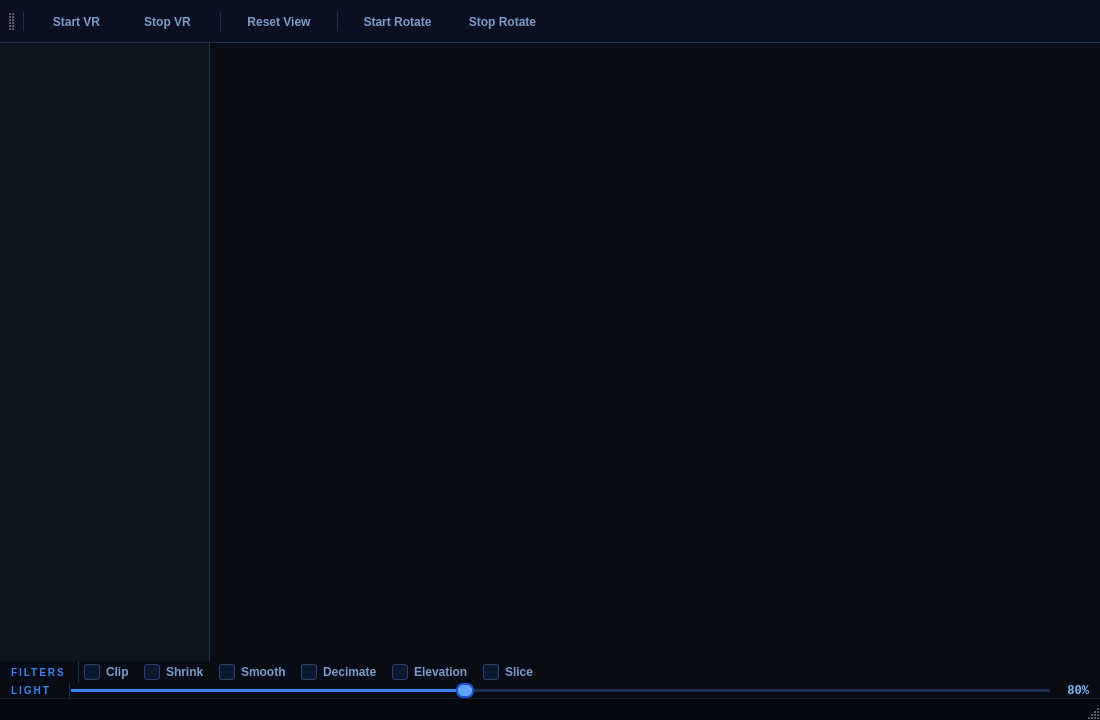
<?xml version="1.0" encoding="utf-8"?>
<ui version="4.0">
 <class>MainWindow</class>
 <widget class="QMainWindow" name="MainWindow">
  <property name="geometry">
   <rect>
    <x>0</x>
    <y>0</y>
    <width>1100</width>
    <height>720</height>
   </rect>
  </property>
  <property name="windowTitle">
   <string>EEEE2076 VR Viewer</string>
  </property>
  <property name="styleSheet">
   <string notr="true">
QMainWindow { background-color: #080c14; }
QWidget#centralwidget { background-color: #080c14; }
QTreeView {
    background-color: #0d1420; color: #c8d8f0;
    border: none; border-right: 1px solid #1e3050;
    font-family: Consolas, monospace; font-size: 12px;
    selection-background-color: #1a3a6e; selection-color: #7eb8f7;
    outline: none; padding: 4px 0px;
}
QTreeView::item { padding: 4px 6px; border-bottom: 1px solid #111c2e; min-height: 22px; }
QTreeView::item:hover { background-color: #132040; color: #a0c8ff; }
QTreeView::item:selected { background-color: #1a3a6e; color: #7eb8f7; border-left: 2px solid #3b82f6; }
QTreeView::branch { background-color: #0d1420; }
QVTKOpenGLNativeWidget { border: 1px solid #1e3050; }
QWidget#filterStrip { background-color: #0a1020; border-top: 1px solid #1e3050; border-bottom: 1px solid #1e3050; }
QWidget#lightStrip { background-color: #080e1a; border-bottom: 1px solid #141f30; }
QLabel { color: #4a6fa0; font-family: "Segoe UI", sans-serif; font-size: 11px; font-weight: 600; background: transparent; }
QLabel#labelFilters { color: #3b82f6; font-size: 10px; font-weight: 700; letter-spacing: 2px; padding: 0px 8px; min-width: 52px; }
QLabel#labelLight { color: #3b82f6; font-size: 10px; font-weight: 700; letter-spacing: 2px; padding: 0px 8px; min-width: 52px; }
QLabel#labelLightValue { color: #7eb8f7; font-family: Consolas, monospace; font-size: 12px; font-weight: 700; min-width: 42px; padding-right: 8px; }
QCheckBox { color: #7a9cc8; font-family: "Segoe UI", sans-serif; font-size: 12px; font-weight: 500; spacing: 6px; padding: 3px 10px 3px 4px; background: transparent; border: none; }
QCheckBox:hover { color: #a0c8ff; }
QCheckBox:checked { color: #60a5fa; font-weight: 600; }
QCheckBox::indicator { width: 14px; height: 14px; border: 1px solid #2a4070; border-radius: 3px; background-color: #0d1a2e; }
QCheckBox::indicator:hover { border-color: #3b82f6; background-color: #0f2040; }
QCheckBox::indicator:checked { background-color: #1d4ed8; border-color: #3b82f6; }
QSlider::groove:horizontal { height: 3px; background: #1a2e50; border-radius: 2px; margin: 0px 2px; }
QSlider::sub-page:horizontal { background: #3b82f6; border-radius: 2px; height: 3px; }
QSlider::add-page:horizontal { background: #1a2e50; border-radius: 2px; height: 3px; }
QSlider::handle:horizontal { background: #60a5fa; border: 2px solid #1d4ed8; width: 14px; height: 14px; margin: -6px 0px; border-radius: 7px; }
QSlider::handle:horizontal:hover { background: #93c5fd; border-color: #3b82f6; }
QToolBar { background-color: #0a1020; border-bottom: 1px solid #1e3050; spacing: 2px; padding: 4px 8px; }
QToolBar::separator { background: #1e3050; width: 1px; margin: 4px 6px; }
QToolButton { background: transparent; color: #7a9cc8; border: 1px solid transparent; border-radius: 5px; padding: 4px 12px; font-family: "Segoe UI", sans-serif; font-size: 12px; font-weight: 500; min-width: 60px; }
QToolButton:hover { background-color: #132040; border-color: #2a4878; color: #a0c8ff; }
QToolButton:pressed { background-color: #0f1a30; border-color: #3b82f6; color: #60a5fa; }
QStatusBar { background-color: #060a10; color: #3a5a8a; border-top: 1px solid #141f30; font-family: Consolas, monospace; font-size: 11px; padding: 2px 8px; }
QStatusBar::item { border: none; }
QScrollBar:vertical { background: #0a1020; width: 8px; border: none; }
QScrollBar::handle:vertical { background: #1e3050; border-radius: 4px; min-height: 24px; }
QScrollBar::handle:vertical:hover { background: #2a4878; }
QScrollBar::add-line:vertical, QScrollBar::sub-line:vertical { height: 0px; }
QScrollBar:horizontal { background: #0a1020; height: 8px; border: none; }
QScrollBar::handle:horizontal { background: #1e3050; border-radius: 4px; min-width: 24px; }
QScrollBar::handle:horizontal:hover { background: #2a4878; }
QScrollBar::add-line:horizontal, QScrollBar::sub-line:horizontal { width: 0px; }
QHeaderView { background-color: #0a1020; border: none; }
QHeaderView::section { background-color: #0a1020; color: #3b82f6; font-family: "Segoe UI", sans-serif; font-size: 10px; font-weight: 700; letter-spacing: 1.5px; padding: 5px 8px; border: none; border-bottom: 1px solid #1e3050; border-right: 1px solid #111c2e; }
QMenu { background-color: #0d1a2e; color: #c8d8f0; border: 1px solid #1e3050; border-radius: 6px; padding: 4px; font-family: "Segoe UI", sans-serif; font-size: 12px; }
QMenu::item { padding: 6px 18px 6px 10px; border-radius: 4px; }
QMenu::item:selected { background-color: #1a3a6e; color: #7eb8f7; }
QMenu::separator { height: 1px; background: #1e3050; margin: 3px 0px; }
   </string>
  </property>
  <widget class="QWidget" name="centralwidget">
   <layout class="QVBoxLayout" name="verticalLayout">
    <property name="spacing">
     <number>0</number>
    </property>
    <property name="leftMargin">
     <number>0</number>
    </property>
    <property name="topMargin">
     <number>0</number>
    </property>
    <property name="rightMargin">
     <number>0</number>
    </property>
    <property name="bottomMargin">
     <number>0</number>
    </property>
    <item>
     <layout class="QHBoxLayout" name="horizontalLayout">
      <property name="spacing">
       <number>0</number>
      </property>
      <item>
       <widget class="QTreeView" name="treeView">
        <property name="sizePolicy">
         <sizepolicy hsizetype="Fixed" vsizetype="Expanding">
          <horstretch>0</horstretch>
          <verstretch>0</verstretch>
         </sizepolicy>
        </property>
        <property name="minimumSize">
         <size>
          <width>210</width>
          <height>0</height>
         </size>
        </property>
        <property name="maximumSize">
         <size>
          <width>210</width>
          <height>16777215</height>
         </size>
        </property>
        <property name="contextMenuPolicy">
         <enum>Qt::ContextMenuPolicy::ActionsContextMenu</enum>
        </property>
        <property name="alternatingRowColors">
         <bool>false</bool>
        </property>
        <property name="indentation">
         <number>16</number>
        </property>
       </widget>
      </item>
      <item>
       <widget class="QVTKOpenGLNativeWidget" name="widget" native="true">
        <property name="sizePolicy">
         <sizepolicy hsizetype="Expanding" vsizetype="Expanding">
          <horstretch>0</horstretch>
          <verstretch>0</verstretch>
         </sizepolicy>
        </property>
       </widget>
      </item>
     </layout>
    </item>
    <item>
     <layout class="QHBoxLayout" name="filterLayout">
      <property name="spacing">
       <number>0</number>
      </property>
      <property name="leftMargin">
       <number>0</number>
      </property>
      <property name="topMargin">
       <number>0</number>
      </property>
      <property name="rightMargin">
       <number>0</number>
      </property>
      <property name="bottomMargin">
       <number>0</number>
      </property>
      <item>
       <widget class="QLabel" name="labelFilters">
        <property name="text">
         <string>FILTERS</string>
        </property>
       </widget>
      </item>
      <item>
       <widget class="QFrame" name="filterDivider">
        <property name="styleSheet">
         <string notr="true">color: #1e3050;</string>
        </property>
        <property name="frameShape">
         <enum>QFrame::Shape::VLine</enum>
        </property>
        <property name="frameShadow">
         <enum>QFrame::Shadow::Plain</enum>
        </property>
       </widget>
      </item>
      <item>
       <widget class="QCheckBox" name="checkBoxClip">
        <property name="toolTip">
         <string>Apply vtkClipDataSet to selected part (x=0 plane)</string>
        </property>
        <property name="text">
         <string>Clip</string>
        </property>
       </widget>
      </item>
      <item>
       <widget class="QCheckBox" name="checkBoxShrink">
        <property name="toolTip">
         <string>Pull faces toward centroid (factor 0.6)</string>
        </property>
        <property name="text">
         <string>Shrink</string>
        </property>
       </widget>
      </item>
      <item>
       <widget class="QCheckBox" name="checkBoxSmooth">
        <property name="toolTip">
         <string>Laplacian smoothing (20 iterations)</string>
        </property>
        <property name="text">
         <string>Smooth</string>
        </property>
       </widget>
      </item>
      <item>
       <widget class="QCheckBox" name="checkBoxDecimate">
        <property name="toolTip">
         <string>Reduce polygon count by 90%</string>
        </property>
        <property name="text">
         <string>Decimate</string>
        </property>
       </widget>
      </item>
      <item>
       <widget class="QCheckBox" name="checkBoxElevation">
        <property name="toolTip">
         <string>Colour by Z-height (blue to red rainbow)</string>
        </property>
        <property name="text">
         <string>Elevation</string>
        </property>
       </widget>
      </item>
      <item><widget class="QCheckBox" name="checkBoxSlice"><property name="toolTip"><string>Show cross-section slices for selected part</string></property><property name="text"><string>Slice</string></property></widget></item><item>
       <spacer name="filterSpacer">
        <property name="orientation">
         <enum>Qt::Orientation::Horizontal</enum>
        </property>
        <property name="sizeHint" stdset="0">
         <size>
          <width>40</width>
          <height>20</height>
         </size>
        </property>
       </spacer>
      </item>
     </layout>
    </item>
    <item>
     <layout class="QHBoxLayout" name="lightLayout">
      <property name="spacing">
       <number>0</number>
      </property>
      <property name="leftMargin">
       <number>0</number>
      </property>
      <property name="topMargin">
       <number>0</number>
      </property>
      <property name="rightMargin">
       <number>0</number>
      </property>
      <property name="bottomMargin">
       <number>0</number>
      </property>
      <item>
       <widget class="QLabel" name="labelLight">
        <property name="toolTip">
         <string>Adjust main light intensity in VR scene</string>
        </property>
        <property name="text">
         <string>LIGHT</string>
        </property>
       </widget>
      </item>
      <item>
       <widget class="QFrame" name="lightDivider">
        <property name="styleSheet">
         <string notr="true">color: #1e3050;</string>
        </property>
        <property name="frameShape">
         <enum>QFrame::Shape::VLine</enum>
        </property>
        <property name="frameShadow">
         <enum>QFrame::Shadow::Plain</enum>
        </property>
       </widget>
      </item>
      <item>
       <widget class="QSlider" name="sliderLightIntensity">
        <property name="sizePolicy">
         <sizepolicy hsizetype="Expanding" vsizetype="Fixed">
          <horstretch>0</horstretch>
          <verstretch>0</verstretch>
         </sizepolicy>
        </property>
        <property name="toolTip">
         <string>Drag to change VR light intensity in real time</string>
        </property>
        <property name="minimum">
         <number>0</number>
        </property>
        <property name="maximum">
         <number>100</number>
        </property>
        <property name="value">
         <number>40</number>
        </property>
        <property name="orientation">
         <enum>Qt::Orientation::Horizontal</enum>
        </property>
        <property name="tickPosition">
         <enum>QSlider::TickPosition::NoTicks</enum>
        </property>
       </widget>
      </item>
      <item>
       <widget class="QLabel" name="labelLightValue">
        <property name="minimumSize">
         <size>
          <width>50</width>
          <height>0</height>
         </size>
        </property>
        <property name="text">
         <string>80%</string>
        </property>
        <property name="alignment">
         <set>Qt::AlignmentFlag::AlignRight|Qt::AlignmentFlag::AlignTrailing|Qt::AlignmentFlag::AlignVCenter</set>
        </property>
       </widget>
      </item>
     </layout>
    </item>
   </layout>
  </widget>
  <widget class="QStatusBar" name="statusbar" />
  <widget class="QToolBar" name="toolBar">
   <property name="windowTitle">
    <string>toolBar</string>
   </property>
   <property name="iconSize">
    <size>
     <width>16</width>
     <height>16</height>
    </size>
   </property>
   <property name="toolButtonStyle">
    <enum>Qt::ToolButtonStyle::ToolButtonTextBesideIcon</enum>
   </property>
   <attribute name="toolBarArea">
    <enum>TopToolBarArea</enum>
   </attribute>
   <attribute name="toolBarBreak">
    <bool>false</bool>
   </attribute>
   <addaction name="separator" />
   <addaction name="actionStart_VR" />
   <addaction name="actionStop_VR" />
   <addaction name="separator" />
   <addaction name="actionReset_View" />
   <addaction name="separator" />
   <addaction name="actionStart_Rotate" />
   <addaction name="actionStop_Rotate" />
  </widget>
  <action name="actionOpen_File">
   <property name="icon">
    <iconset resource="icons.qrc">
     <normaloff>:/icon/Icons/fileopen.png</normaloff>:/icon/Icons/fileopen.png</iconset>
   </property>
   <property name="text">
    <string>Open File...</string>
   </property>
   <property name="toolTip">
    <string>Load a single STL file (Ctrl+O)</string>
   </property>
   <property name="shortcut">
    <string>Ctrl+O</string>
   </property>
   <property name="menuRole">
    <enum>QAction::MenuRole::NoRole</enum>
   </property>
  </action>
  <action name="actionOpen_Directory">
   <property name="icon">
    <iconset resource="icons.qrc">
     <normaloff>:/icon/Icons/filesave.png</normaloff>:/icon/Icons/filesave.png</iconset>
   </property>
   <property name="text">
    <string>Open Directory...</string>
   </property>
   <property name="toolTip">
    <string>Load all STL files from a directory (Ctrl+Shift+O)</string>
   </property>
   <property name="shortcut">
    <string>Ctrl+Shift+O</string>
   </property>
   <property name="menuRole">
    <enum>QAction::MenuRole::NoRole</enum>
   </property>
  </action>
  <action name="actionAdd_Item">
   <property name="text">
    <string>Add Item</string>
   </property>
   <property name="toolTip">
    <string>Add a single STL as child of selected node</string>
   </property>
   <property name="shortcut">
    <string>Ctrl+A</string>
   </property>
   <property name="menuRole">
    <enum>QAction::MenuRole::NoRole</enum>
   </property>
  </action>
  <action name="actionItem_Options">
   <property name="text">
    <string>Item Options...</string>
   </property>
   <property name="toolTip">
    <string>Edit name, colour and visibility of selected part</string>
   </property>
   <property name="menuRole">
    <enum>QAction::MenuRole::NoRole</enum>
   </property>
  </action>
  <action name="actionDelete_Node">
   <property name="text">
    <string>Delete Node</string>
   </property>
   <property name="toolTip">
    <string>Delete selected node and remove from VR scene</string>
   </property>
   <property name="shortcut">
    <string>Del</string>
   </property>
   <property name="menuRole">
    <enum>QAction::MenuRole::NoRole</enum>
   </property>
  </action>
  <action name="actionStart_VR">
   <property name="icon">
    <iconset resource="icons.qrc">
     <normaloff>:/icon/Icons/startVR.png</normaloff>:/icon/Icons/startVR.png</iconset>
   </property>
   <property name="text">
    <string>Start VR</string>
   </property>
   <property name="toolTip">
    <string>Launch VR render thread (F5)</string>
   </property>
   <property name="shortcut">
    <string>F5</string>
   </property>
   <property name="menuRole">
    <enum>QAction::MenuRole::NoRole</enum>
   </property>
  </action>
  <action name="actionStop_VR">
   <property name="icon">
    <iconset resource="icons.qrc">
     <normaloff>:/icon/Icons/stopVR.png</normaloff>:/icon/Icons/stopVR.png</iconset>
   </property>
   <property name="text">
    <string>Stop VR</string>
   </property>
   <property name="toolTip">
    <string>Stop VR render thread (F6)</string>
   </property>
   <property name="shortcut">
    <string>F6</string>
   </property>
   <property name="menuRole">
    <enum>QAction::MenuRole::NoRole</enum>
   </property>
  </action>
  <action name="actionSet_View">
   <property name="icon">
    <iconset resource="icons.qrc">
     <normaloff>:/icon/Icons/filesave.png</normaloff>:/icon/Icons/filesave.png</iconset>
   </property>
   <property name="text">
    <string>Set View</string>
   </property>
   <property name="toolTip">
    <string>Cycle model orientation: Front / Top / Right Side / Isometric (F9)</string>
   </property>
   <property name="shortcut">
    <string>F9</string>
   </property>
   <property name="menuRole">
    <enum>QAction::MenuRole::NoRole</enum>
   </property>
  </action>
  <action name="actionViewFront">
   <property name="text">
    <string>Front</string>
   </property>
   <property name="toolTip">
    <string>Set model to Front view</string>
   </property>
   <property name="menuRole">
    <enum>QAction::MenuRole::NoRole</enum>
   </property>
  </action>
  <action name="actionViewTop">
   <property name="text">
    <string>Top</string>
   </property>
   <property name="toolTip">
    <string>Set model to Top view</string>
   </property>
   <property name="menuRole">
    <enum>QAction::MenuRole::NoRole</enum>
   </property>
  </action>
  <action name="actionViewRight">
   <property name="text">
    <string>Right Side</string>
   </property>
   <property name="toolTip">
    <string>Set model to Right Side view</string>
   </property>
   <property name="menuRole">
    <enum>QAction::MenuRole::NoRole</enum>
   </property>
  </action>
  <action name="actionViewIso">
   <property name="text">
    <string>Isometric</string>
   </property>
   <property name="toolTip">
    <string>Set model to Isometric view</string>
   </property>
   <property name="menuRole">
    <enum>QAction::MenuRole::NoRole</enum>
   </property>
  </action>
  <action name="actionReset_View">
   <property name="icon">
    <iconset resource="icons.qrc">
     <normaloff>:/icon/Icons/print.png</normaloff>:/icon/Icons/print.png</iconset>
   </property>
   <property name="text">
    <string>Reset View</string>
   </property>
   <property name="toolTip">
    <string>Reset camera to default position (F7)</string>
   </property>
   <property name="shortcut">
    <string>F7</string>
   </property>
   <property name="menuRole">
    <enum>QAction::MenuRole::NoRole</enum>
   </property>
  </action>
  <action name="actionStart_Rotate">
   <property name="icon">
    <iconset resource="icons.qrc">
     <normaloff>:/icon/Icons/help.png</normaloff>:/icon/Icons/help.png</iconset>
   </property>
   <property name="text">
    <string>Start Rotate</string>
   </property>
   <property name="toolTip">
    <string>Start auto-rotation animation (F8)</string>
   </property>
   <property name="shortcut">
    <string>F8</string>
   </property>
   <property name="menuRole">
    <enum>QAction::MenuRole::NoRole</enum>
   </property>
  </action>
  <action name="actionStop_Rotate">
   <property name="icon">
    <iconset resource="icons.qrc">
     <normaloff>:/icon/Icons/help.png</normaloff>:/icon/Icons/help.png</iconset>
   </property>
   <property name="text">
    <string>Stop Rotate</string>
   </property>
   <property name="toolTip">
    <string>Stop auto-rotation animation (Shift+F8)</string>
   </property>
   <property name="shortcut">
    <string>Shift+F8</string>
   </property>
   <property name="menuRole">
    <enum>QAction::MenuRole::NoRole</enum>
   </property>
  </action>
  <action name="actionToggleClip">
   <property name="text">
    <string>Toggle Clip</string>
   </property>
   <property name="toolTip">
    <string>Toggle vtkClipDataSet filter on this part only</string>
   </property>
   <property name="menuRole">
    <enum>QAction::MenuRole::NoRole</enum>
   </property>
  </action>
  <action name="actionToggleShrink">
   <property name="text">
    <string>Toggle Shrink</string>
   </property>
   <property name="toolTip">
    <string>Toggle vtkShrinkFilter on this part only</string>
   </property>
   <property name="menuRole">
    <enum>QAction::MenuRole::NoRole</enum>
   </property>
  </action>
  <action name="actionToggleSmooth">
   <property name="text">
    <string>Toggle Smooth</string>
   </property>
   <property name="toolTip">
    <string>Toggle Laplacian smooth on this part only</string>
   </property>
   <property name="menuRole">
    <enum>QAction::MenuRole::NoRole</enum>
   </property>
  </action>
  <action name="actionToggleDecimate">
   <property name="text">
    <string>Toggle Decimate</string>
   </property>
   <property name="toolTip">
    <string>Toggle polygon reduction on this part only</string>
   </property>
   <property name="menuRole">
    <enum>QAction::MenuRole::NoRole</enum>
   </property>
  </action>
  <action name="actionToggleElevation">
   <property name="text">
    <string>Toggle Elevation</string>
   </property>
   <property name="toolTip">
    <string>Toggle Z-height colour on this part only</string>
   </property>
   <property name="menuRole">
    <enum>QAction::MenuRole::NoRole</enum>
   </property>
  </action>
 </widget>
 <customwidgets>
  <customwidget>
   <class>QVTKOpenGLNativeWidget</class>
   <extends>QWidget</extends>
   <header>QVTKOpenGLNativeWidget.h</header>
   <container>1</container>
  </customwidget>
 </customwidgets>
 <resources>
  <include location="icons.qrc" />
 </resources>
 <connections />
</ui>
